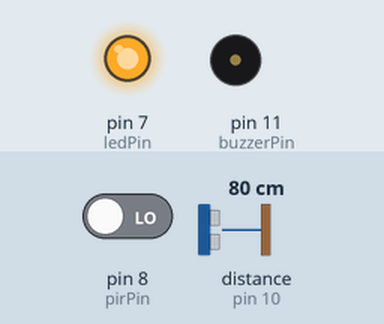
Bench run of a sketch on a simulated Arduino Uno, built with avr-gcc and run on an emulated ATmega328P. Shown: output pins drawn as LEDs (lit = HIGH), buzzer (waves = sounding). Wiring (inferred from the names in the program): ultrasonic range finder: trigger pin 9; echo pin 10. Inputs (shaded band) come from the test bench; at power-on: distance to the obstacle (sensor on pin 10) 80 cm, pin 8 (pirPin) LOW. The echo pulse lasts 58.3 µs per cm; pins used as bus, display or sensor lines are not drawn.

Above: at 1.3 s.
1.4 s: distance to the obstacle (sensor on pin 10) set to 97 cm
2.9 s: distance to the obstacle (sensor on pin 10) set to 107 cm
At 3.7 s:
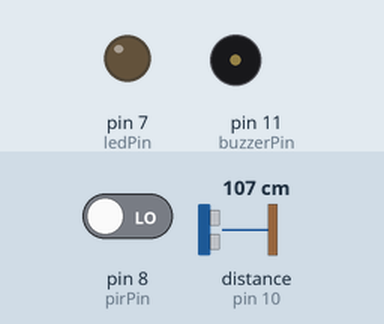
Timing chart, 0 to 5.9 s (numbered marks = the images above; inputs shaded):
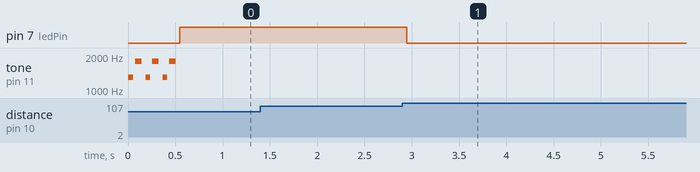

The sketch:

greeting.ino
```cpp
const int pirPin = 8;
const int trigPin = 9;
const int echoPin = 10;
const int ledPin = 7;
const int buzzerPin = 11;

// Closer than this many centimeters counts as "close" (you used 350 before)
const int closeLevel = 100;

bool wasMoving = false;  // did the PIR see motion on the last pass?
bool wasClose = false;   // was something close on the last pass?

// A function is a named block of code. Calling its name runs everything inside it.
void curiousChirp() {
  tone(buzzerPin, 700, 60);    // three small notes, each higher than the last
  delay(90);
  tone(buzzerPin, 900, 60);
  delay(90);
  tone(buzzerPin, 1200, 120);  // ends high, like a question
  delay(150);
}

void excitedChirp() {
  for (int i = 0; i < 3; i++) {  // repeats the chirp inside the braces 3 times
    tone(buzzerPin, 1300, 50);   // fast, high two-note chirp
    delay(70);
    tone(buzzerPin, 1800, 70);
    delay(110);
  }
}

void setup() {
  pinMode(pirPin, INPUT);
  pinMode(trigPin, OUTPUT);
  pinMode(echoPin, INPUT);
  pinMode(ledPin, OUTPUT);
}

void loop() {
  // Stage 1: the PIR notices someone far away
  bool moving = (digitalRead(pirPin) == HIGH);
  if (moving && !wasMoving) {   // only when motion STARTS, not the whole time
    curiousChirp();
  }
  wasMoving = moving;

  // Stage 2: the ultrasonic notices someone close
  digitalWrite(trigPin, LOW);
  delayMicroseconds(2);
  digitalWrite(trigPin, HIGH);
  delayMicroseconds(10);
  digitalWrite(trigPin, LOW);
  long duration = pulseIn(echoPin, HIGH, 30000);
  int distance = duration * 0.034 / 2;

  bool isClose = (distance > 0 && distance < closeLevel);
  if (isClose && !wasClose) {   // only at the moment they step into range
    excitedChirp();
  }
  wasClose = isClose;

  // The LED shows whether something is close
  if (isClose) {
    digitalWrite(ledPin, HIGH);
  } else {
    digitalWrite(ledPin, LOW);
  }

  delay(50);
}
```

Measured:
- the behaviour switches between 101 and 102 cm on distance to the obstacle (sensor on pin 10) (found by bisection; images 0 and 1)
- after the input at 1.4 s, every drawn part: stays the same
- after the input at 2.9 s, pin 7 (ledPin): HIGH → LOW after 0.05 s
- by itself, tone on pin 11 (buzzerPin): repeats every 0.18 s: silent 0.02 s, 1800 Hz 0.07 s, silent 0.04 s, 1300 Hz 0.05 s, until it stays silent from 0.5 s
